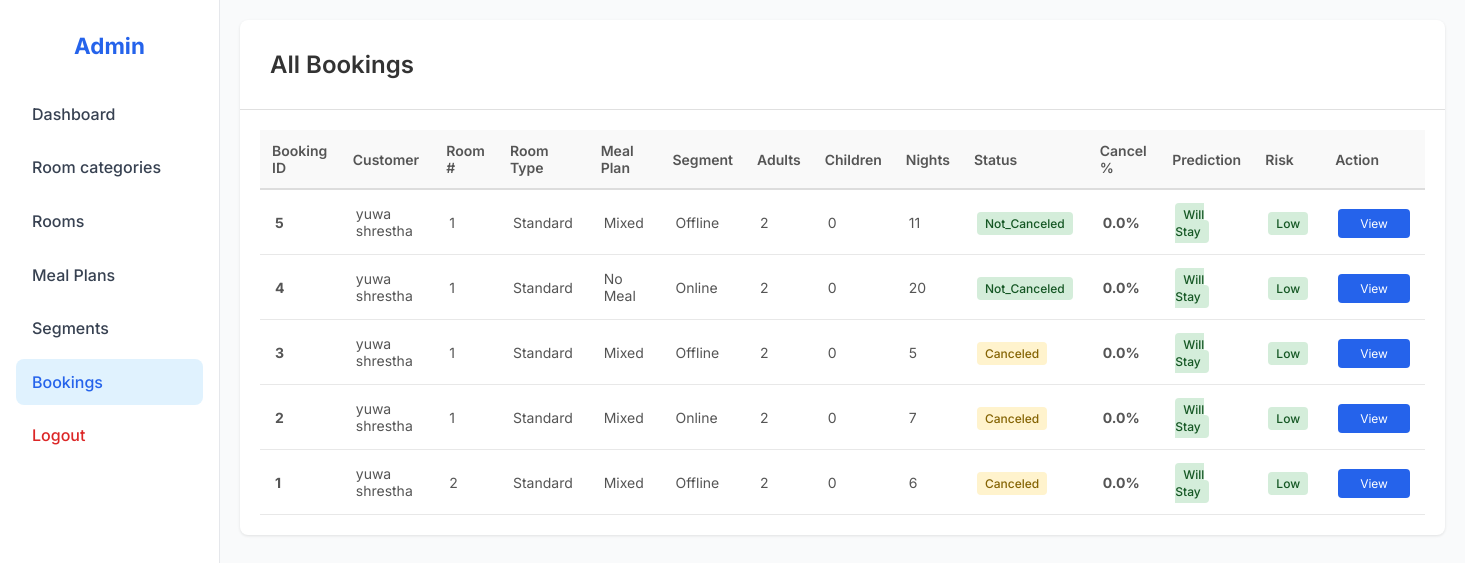
Page /admin/bookings (signed in) on the earlier database version.
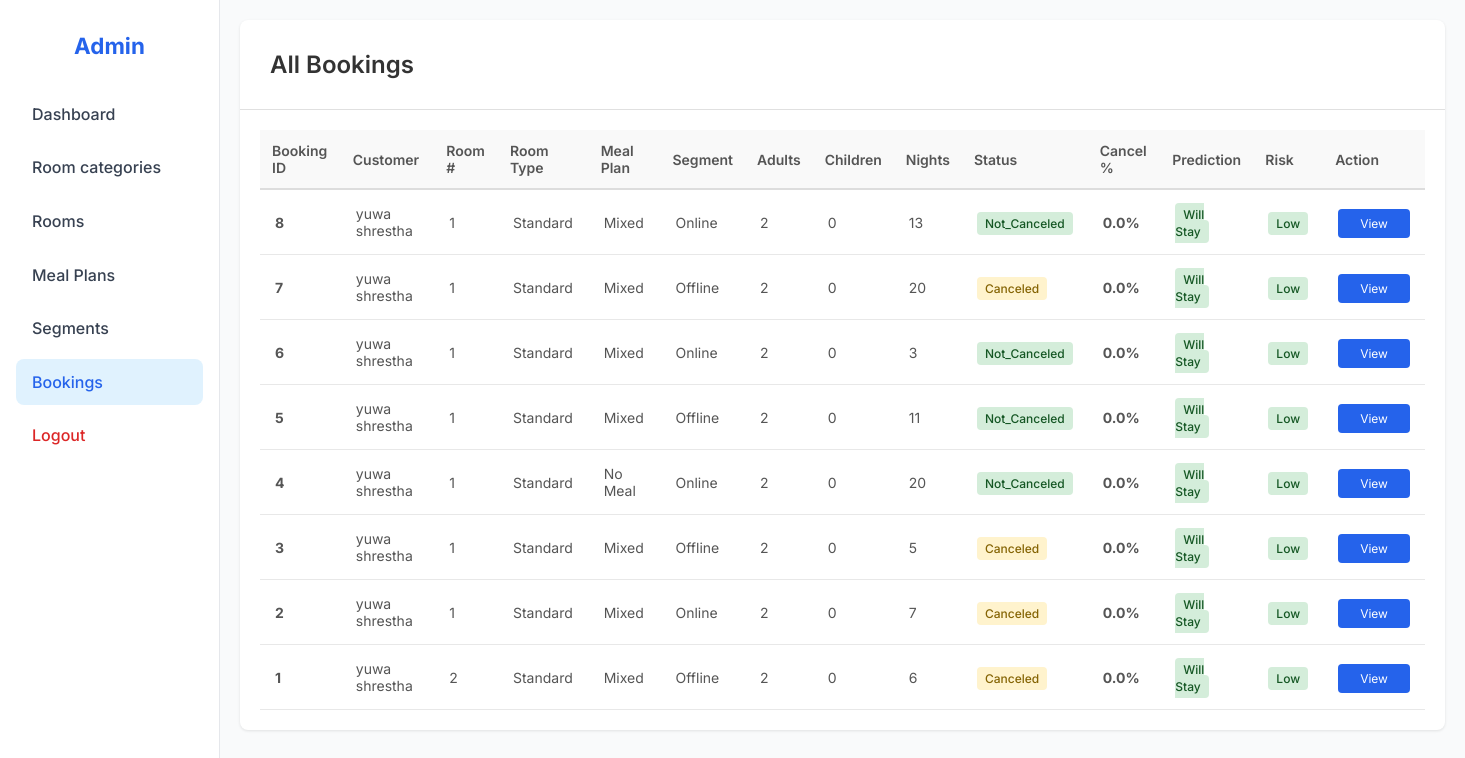
Same page on the later database version.
### tables this page shows
CREATE TABLE bookings (
            booking_id INTEGER PRIMARY KEY AUTOINCREMENT,
            customer_id INTEGER NOT NULL,
            room_id INTEGER NOT NULL,
            meal_plan_id INTEGER NOT NULL,
            market_segment_id INTEGER NOT NULL,
            booking_status TEXT CHECK(booking_status IN ('Canceled','Not_Canceled')) NOT NULL,
            no_of_adults INTEGER NOT NULL,
            no_of_children INTEGER NOT NULL,
            no_of_weekend_nights INTEGER NOT NULL,
            no_of_week_nights INTEGER NOT NULL,
            required_car_parking_space INTEGER DEFAULT 0,
            lead_time INTEGER NOT NULL,
            arrival_year INTEGER NOT NULL,
            arrival_month INTEGER NOT NULL,
            arrival_date INTEGER NOT NULL,
            repeated_guest INTEGER DEFAULT 0,
            no_of_previous_cancellations INTEGER DEFAULT 0,
            no_of_previous_bookings_not_canceled INTEGER DEFAULT 0,
            avg_price_per_room REAL NOT NULL,
            no_of_special_requests INTEGER DEFAULT 0,
            total_nights INTEGER,
            total_guests INTEGER,
            created_at TIMESTAMP DEFAULT CURRENT_TIMESTAMP,
            updated_at TIMESTAMP DEFAULT CURRENT_TIMESTAMP,
            FOREIGN KEY(customer_id) REFERENCES customers(customer_id),
            FOREIGN KEY(room_id) REFERENCES rooms(room_id),
            FOREIGN KEY(meal_plan_id) REFERENCES meal_plans(meal_plan_id),
            FOREIGN KEY(market_segment_id) REFERENCES market_segments(market_segment_id)
        );

CREATE TABLE customers (
            customer_id INTEGER PRIMARY KEY AUTOINCREMENT,
            name TEXT NOT NULL,
            email TEXT UNIQUE NOT NULL,
            phone TEXT,
            address TEXT,
            password TEXT NOT NULL,
            is_admin INTEGER DEFAULT 0
        );

CREATE TABLE meal_plans (
            meal_plan_id INTEGER PRIMARY KEY AUTOINCREMENT,
            meal_plan_name TEXT UNIQUE NOT NULL,
            image_path TEXT
        );

CREATE TABLE market_segments (
            market_segment_id INTEGER PRIMARY KEY AUTOINCREMENT,
            segment_name TEXT UNIQUE NOT NULL
        );

### app.py (the view)
@app.route("/admin/bookings")
@admin_required
def admin_view_bookings():
    conn = get_db_connection()
    bookings = conn.execute("""
        SELECT b.*,
               c.name as customer_name,
               COALESCE(r.room_number, 'Deleted Room') as room_number,
               COALESCE(t.room_type_name, 'Unknown Room Type') as room_type_name,
               m.meal_plan_name,
               s.segment_name
        FROM bookings b
        JOIN customers c ON b.customer_id = c.customer_id
        LEFT JOIN rooms r ON b.room_id = r.room_id
        LEFT JOIN room_types t ON r.room_type_id = t.room_type_id
        JOIN meal_plans m ON b.meal_plan_id = m.meal_plan_id
        JOIN market_segments s ON b.market_segment_id = s.market_segment_id
        ORDER BY b.created_at DESC
    """).fetchall()
    booking_preds = []
    meal_encoder = encoders.get("type_of_meal_plan") or encoders.get("type_of_meal_plan_encoded")
    room_encoder = encoders.get("room_type_reserved") or encoders.get("room_type_reserved_encoded")
    seg_encoder = encoders.get("market_segment_type") or encoders.get("market_segment_type_encoded")
    for b in bookings:
        meal_enc = map_and_encode(
            b["meal_plan_name"],
            MEAL_MAP,
            meal_encoder,
            default_model_cat="Not Selected"
        )
        room_enc = map_and_encode(
            b["room_type_name"],        # ← This will be 'Unknown Room Type' if room deleted
            ROOM_MAP,
            room_encoder,
            default_model_cat="Room_Type 1"
        )
        seg_enc = map_and_encode(
            b["segment_name"],
            SEGMENT_MAP,
            seg_encoder,
            default_model_cat="Offline"
        )
        df_input = pd.DataFrame([{
            "no_of_adults": b["no_of_adults"],
            "no_of_children": b["no_of_children"],
            "no_of_weekend_nights": b["no_of_weekend_nights"],
            "no_of_week_nights": b["no_of_week_nights"],
            "required_car_parking_space": b["required_car_parking_space"],
            "lead_time": b["lead_time"],
            "arrival_year": b["arrival_year"],
            "arrival_month": b["arrival_month"],
            "arrival_date": b["arrival_date"],
            "repeated_guest": b["repeated_guest"],
            "no_of_previous_cancellations": b["no_of_previous_cancellations"],
            "no_of_previous_bookings_not_canceled": b["no_of_previous_bookings_not_canceled"],
            "avg_price_per_room": b["avg_price_per_room"],
            "no_of_special_requests": b["no_of_special_requests"],
            "type_of_meal_plan_encoded": meal_enc,
            "room_type_reserved_encoded": room_enc,
            "market_segment_type_encoded": seg_enc,
            "total_nights": b["total_nights"] if b["total_nights"] is not None else (b["no_of_weekend_nights"] + b["no_of_week_nights"]),
            "total_guests": b["total_guests"] if b["total_guests"] is not None else (b["no_of_adults"] + b["no_of_children"])
        }])
        df_input = df_input.reindex(columns=feature_cols, fill_value=0)
        prob = rf_model.predict_proba(df_input)[0, 1] if rf_model is not None else 0.0
        booking_preds.append({
            "booking_id": b["booking_id"],
            "cancellation_probability": round(prob, 3),
            "prediction": "Likely to Cancel" if prob > 0.5 else "Likely to NOT Cancel",
            "risk_level": "High" if prob > 0.7 else "Medium" if prob > 0.4 else "Low",
        })
    conn.close()
    return render_template("admin_bookings.html", bookings=bookings, bookings_combined=zip(bookings, booking_preds))

### app.py (called while the page is built)
def get_db_connection():
    conn = sqlite3.connect(DB_PATH)
    conn.row_factory = sqlite3.Row
    conn.execute("PRAGMA foreign_keys = ON")
    return conn

def admin_required(f):
    @wraps(f)
    def decorated(*args, **kwargs):
        if not session.get("is_admin"):
            flash("Admin access required.", "danger")
            return redirect(url_for("login"))
        return f(*args, **kwargs)
    return decorated

### templates/admin_bookings.html (shortened to what this page needs)
<!DOCTYPE html>
<html lang="en">
<head>
    <link rel="stylesheet" href="{{ url_for('static', filename='css/admin_bookings.css') }}">
    <link rel="stylesheet" href="{{ url_for('static', filename='css/flash.css') }}">
</head>
<body>
    <div class="dashboard">
        <aside class="sidebar">
            <h2>Admin</h2>
            <nav>
                <a href="{{ url_for('admin_dashboard') }}">Dashboard</a>
                <a href="{{ url_for('manage_room_types') }}">Room categories</a>
                <a href="{{ url_for('manage_rooms') }}">Rooms</a>
                <a href="{{ url_for('manage_meal_plans') }}">Meal Plans</a>
                <a href="{{ url_for('manage_market_segments') }}">Segments</a>
                <a href="{{ url_for('admin_view_bookings') }}" class="active">Bookings</a>
                <a href="{{ url_for('logout') }}" class="logout">Logout</a>
            </nav>
        </aside>
        <main class="main-content">
            <div class="container">
                <div class="header">
                    <h2>All Bookings</h2>
                </div>
                <div class="table-container">
                    <table>
                        <thead>
                            <tr>
                                <th>Booking ID</th>
                                <th>Customer</th>
                                <th>Room #</th>
                                <th>Room Type</th>
                                <th>Meal Plan</th>
                                <th>Segment</th>
                                <th>Adults</th>
                                <th>Children</th>
                                <th>Nights</th>
                                <th>Status</th>
                                <th>Cancel %</th>
                                <th>Prediction</th>
                                <th>Risk</th>
                                <th>Action</th>
                            </tr>
                        </thead>
                        <tbody>
                            {% for booking, pred in bookings_combined %}
                            <tr>
                                <td><strong>{{ booking.booking_id }}</strong></td>
                                <td>{{ booking.customer_name }}</td>
                                <td>{{ booking.room_number }}</td>
                                <td>{{ booking.room_type_name }}</td>
                                <td>{{ booking.meal_plan_name }}</td>
                                <td>{{ booking.segment_name }}</td>
                                <td>{{ booking.no_of_adults }}</td>
                                <td>{{ booking.no_of_children }}</td>
                                <td>{{ booking.total_nights }}</td>
                                <td>
                                    {% if booking.booking_status == 'Canceled' %}
                                    <span class="status-canceled">{{ booking.booking_status }}</span>
                                    {% else %}
                                    <span class="status-confirmed">{{ booking.booking_status }}</span>
                                    {% endif %}
                                </td>
                                <td><strong>{{ (pred.cancellation_probability * 100)|round(2) }}%</strong></td>
                                <td>
                                    {% if pred.prediction == "Likely to Cancel" %}
                                    <span class="prediction-1">Will Cancel</span>
                                    {% else %}
                                    <span class="prediction-0">Will Stay</span>
                                    {% endif %}
                                </td>
                                <td>
                                    <span class="risk-{{ pred.risk_level|lower }}">
                                        {{ pred.risk_level|title }}
                                    </span>
                                </td>
                                <td>
                                    <a href="{{ url_for('admin_view_booking_features', booking_id=booking.booking_id) }}"
                                        class="view-features-btn">View</a>
                                </td>
                            </tr>
                            {% endfor %}
                        </tbody>
                    </table>
                </div>
            </div>
        </main>
    </div>
</body>
</html>

### static/css/admin_bookings.css (style rules this page uses)
* { margin: 0; padding: 0; box-sizing: border-box; }
body { font-family: 'Inter', sans-serif; background: #f9fafb; color: #1f2937; }
.dashboard { display: flex; min-height: 100vh; }
.sidebar { width: 220px; background: #ffffff; color: #1f2937; padding: 2rem 1rem; display: flex; flex-direction: column; position: fixed; height: 100vh; overflow-y: auto; border-right: 1px solid #e5e7eb; }
.sidebar h2 { font-size: 1.4rem; font-weight: 700; text-align: center; margin-bottom: 2rem; color: #2563eb; }
.sidebar nav { display: flex; flex-direction: column; gap: 0.5rem; flex: 1; }
.sidebar nav a { padding: 0.8rem 1rem; color: #374151; text-decoration: none; border-radius: 8px; font-weight: 500; transition: all 0.2s ease-in-out; }
.sidebar nav a:hover, .sidebar nav a.active { background: #e0f2fe; color: #2563eb; }
.sidebar nav a.logout { color: #dc2626; }
.main-content { flex: 1; margin-left: 220px; display: flex; flex-direction: column; padding: 20px; }
.container { background: white; border-radius: 8px; box-shadow: 0 1px 3px rgba(0, 0, 0, 0.1); }
.header { padding: 30px; border-bottom: 1px solid #e0e0e0; display: flex; justify-content: space-between; align-items: center; }
.header h2 { font-size: 24px; font-weight: 600; color: #333; }
.table-container { padding: 20px; overflow-x: auto; }
table { width: 100%; border-collapse: collapse; font-size: 14px; }
thead th { padding: 12px; text-align: left; font-weight: 600; color: #555; background: #f9f9f9; border-bottom: 2px solid #ddd; }
tbody tr { border-bottom: 1px solid #e8e8e8; }
tbody td { padding: 15px; color: #555; }
.status-canceled { background: #fff3cd; color: #856404; padding: 4px 8px; border-radius: 4px; font-size: 12px; font-weight: 500; }
.status-confirmed { background: #d4edda; color: #155724; padding: 4px 8px; border-radius: 4px; font-size: 12px; font-weight: 500; }
.prediction-0 { background: #d4edda; color: #155724; padding: 4px 8px; border-radius: 4px; font-size: 12px; font-weight: 500; }
.risk-low { background: #d4edda; color: #155724; padding: 4px 8px; border-radius: 4px; font-size: 12px; font-weight: 500; }
.view-features-btn { background: #2563eb; color: white; padding: 7px 22px; border-radius: 4px; text-decoration: none; font-size: 12px; border: none; cursor: pointer; transition: background 0.2s; }

Differences in the rows shown:
added bookings: booking_id "8", customer_name "yuwa shrestha", room_number "1", room_type_name "Standard", meal_plan_name "Mixed", segment_name "Online", no_of_adults "2", no_of_children "0", total_nights "13", booking_status "Not_Canceled", cancellation_probability "0.0", risk_level "Low"
added bookings: booking_id "7", customer_name "yuwa shrestha", room_number "1", room_type_name "Standard", meal_plan_name "Mixed", segment_name "Offline", no_of_adults "2", no_of_children "0", total_nights "20", booking_status "Canceled", cancellation_probability "0.0", risk_level "Low"
added bookings: booking_id "6", customer_name "yuwa shrestha", room_number "1", room_type_name "Standard", meal_plan_name "Mixed", segment_name "Online", no_of_adults "2", no_of_children "0", total_nights "3", booking_status "Not_Canceled", cancellation_probability "0.0", risk_level "Low"
